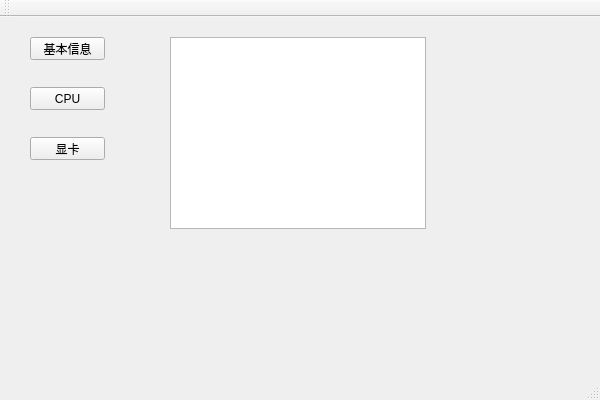
<?xml version="1.0" encoding="UTF-8"?>
<ui version="4.0">
 <class>ComputerZClass</class>
 <widget class="QMainWindow" name="ComputerZClass">
  <property name="geometry">
   <rect>
    <x>0</x>
    <y>0</y>
    <width>600</width>
    <height>400</height>
   </rect>
  </property>
  <property name="windowTitle">
   <string>ComputerZ</string>
  </property>
  <widget class="QWidget" name="centralWidget">
   <widget class="QPushButton" name="allInfo">
    <property name="geometry">
     <rect>
      <x>30</x>
      <y>20</y>
      <width>75</width>
      <height>23</height>
     </rect>
    </property>
    <property name="text">
     <string>基本信息</string>
    </property>
   </widget>
   <widget class="QPushButton" name="cpuInfo">
    <property name="geometry">
     <rect>
      <x>30</x>
      <y>70</y>
      <width>75</width>
      <height>23</height>
     </rect>
    </property>
    <property name="text">
     <string>CPU</string>
    </property>
   </widget>
   <widget class="QPushButton" name="gpuInfo">
    <property name="geometry">
     <rect>
      <x>30</x>
      <y>120</y>
      <width>75</width>
      <height>23</height>
     </rect>
    </property>
    <property name="text">
     <string>显卡</string>
    </property>
   </widget>
   <widget class="QTextBrowser" name="cpuTextBrowser">
    <property name="geometry">
     <rect>
      <x>170</x>
      <y>20</y>
      <width>256</width>
      <height>192</height>
     </rect>
    </property>
    <property name="html">
     <string>&lt;!DOCTYPE HTML PUBLIC &quot;-//W3C//DTD HTML 4.0//EN&quot; &quot;http://www.w3.org/TR/REC-html40/strict.dtd&quot;&gt;
&lt;html&gt;&lt;head&gt;&lt;meta name=&quot;qrichtext&quot; content=&quot;1&quot; /&gt;&lt;style type=&quot;text/css&quot;&gt;
p, li { white-space: pre-wrap; }
&lt;/style&gt;&lt;/head&gt;&lt;body style=&quot; font-family:'SimSun'; font-size:9pt; font-weight:400; font-style:normal;&quot;&gt;
&lt;p style=&quot;-qt-paragraph-type:empty; margin-top:0px; margin-bottom:0px; margin-left:0px; margin-right:0px; -qt-block-indent:0; text-indent:0px;&quot;&gt;&lt;br /&gt;&lt;/p&gt;&lt;/body&gt;&lt;/html&gt;</string>
    </property>
   </widget>
  </widget>
  <widget class="QMenuBar" name="menuBar">
   <property name="geometry">
    <rect>
     <x>0</x>
     <y>0</y>
     <width>600</width>
     <height>23</height>
    </rect>
   </property>
  </widget>
  <widget class="QToolBar" name="mainToolBar">
   <attribute name="toolBarArea">
    <enum>TopToolBarArea</enum>
   </attribute>
   <attribute name="toolBarBreak">
    <bool>false</bool>
   </attribute>
  </widget>
  <widget class="QStatusBar" name="statusBar"/>
 </widget>
 <layoutdefault spacing="6" margin="11"/>
 <resources>
  <include location="ComputerZ.qrc"/>
 </resources>
 <connections>
  <connection>
   <sender>cpuInfo</sender>
   <signal>clicked()</signal>
   <receiver>ComputerZClass</receiver>
   <slot>getCPUInfos()</slot>
   <hints>
    <hint type="sourcelabel">
     <x>59</x>
     <y>115</y>
    </hint>
    <hint type="destinationlabel">
     <x>146</x>
     <y>266</y>
    </hint>
   </hints>
  </connection>
 </connections>
 <slots>
  <slot>getCPUInfos()</slot>
 </slots>
</ui>
